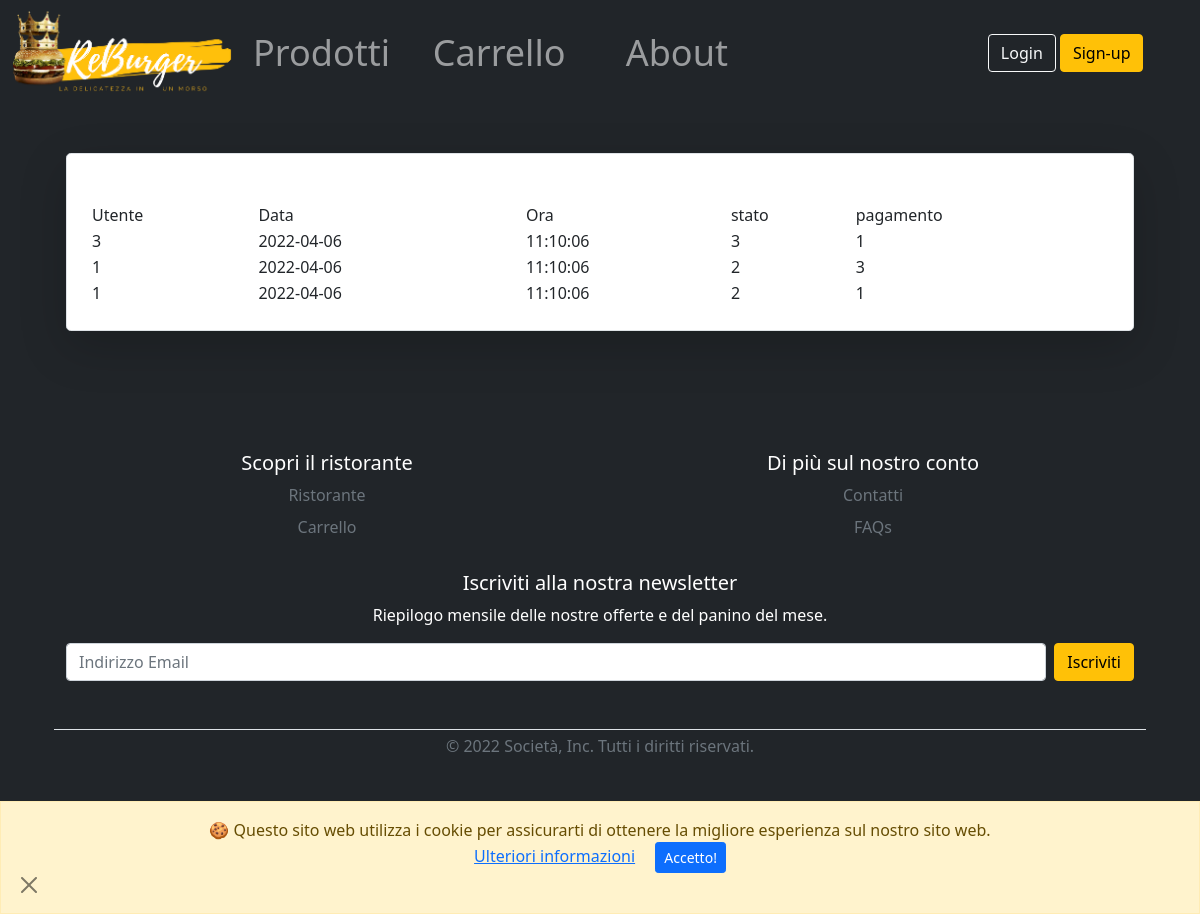
The app's page /ordini.php, older data.
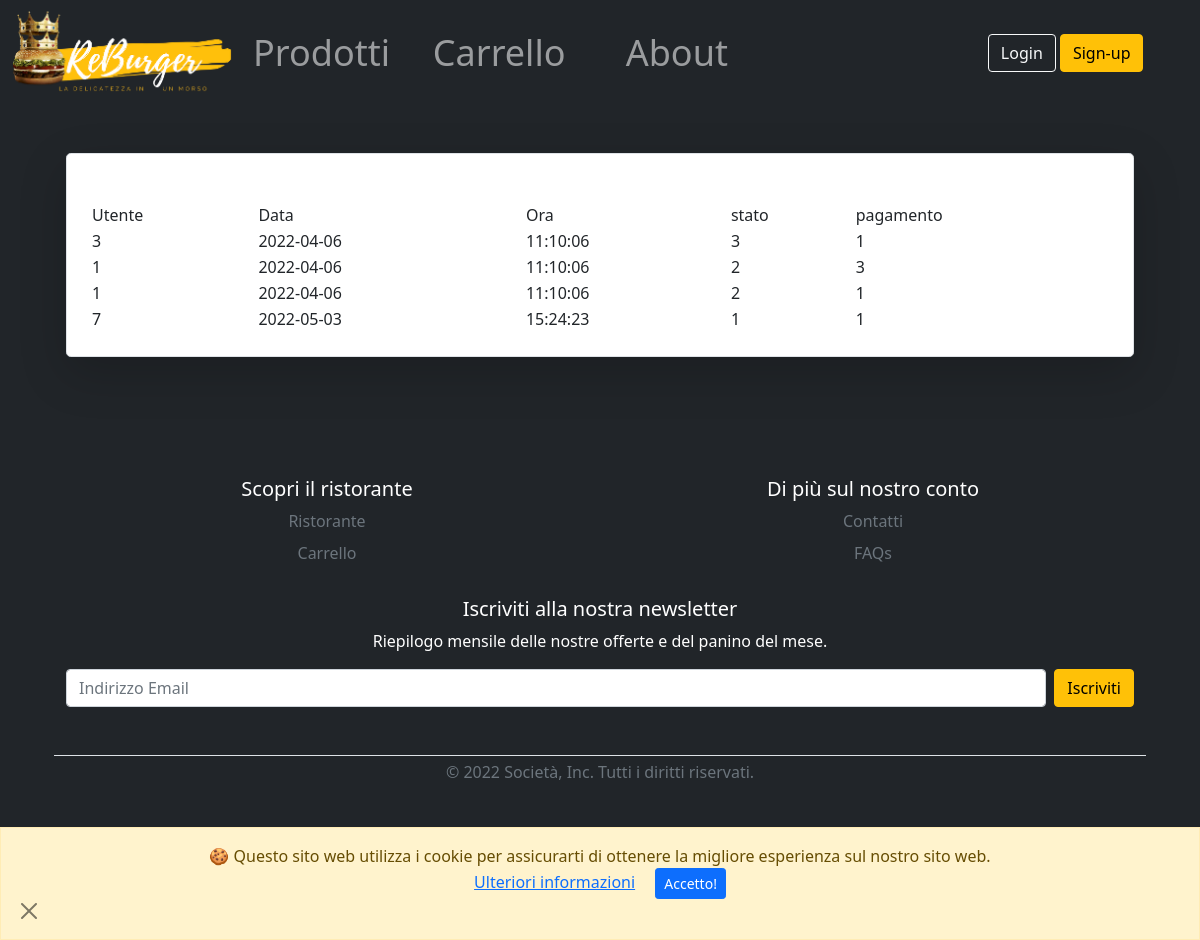
The same page, newer data.
### tables this page shows
CREATE TABLE IF NOT EXISTS `ordine` (
  `idordine` INT NOT NULL AUTO_INCREMENT UNIQUE,
  `cliente` INT NOT NULL,
  `data_ordine` DATE DEFAULT current_timestamp(),
  `ora_ordine` TIME DEFAULT current_timestamp(),
  `stato` INT(1) NULL,  
  `pagamento` INT(1) DEFAULT 1,  
  `descrizione` INT(1) DEFAULT 1,
  PRIMARY KEY (`idordine`));

### ordini.php (called while the page is built)
<?php
require_once 'bootstrap.php';
$templateParams["titolo"] = "ReBurger - Profilo";
$templateParams["nome"] = "ordini-form.php";
$templateParams["ordine"] = $dbh->getOrdini();
require_once 'template/base.php';
?>

### db/dbHelper.php (called while the page is built, shortened)
<?php
class DatabaseHelper{
    private $db;
    public function __construct($servername, $username, $password, $dbname, $port){
        $this->db = new mysqli($servername, $username, $password, $dbname, $port);
    }
    public function getOrdini(){
        $stmt = $this->db->prepare("SELECT * FROM ordine");
        $stmt->execute();
        $result = $stmt->get_result();
        return $result->fetch_all(MYSQLI_ASSOC);
    }
}
?>

### bootstrap.php (called while the page is built, shortened)
<?php
require_once("db/dbHelper.php");
require_once "utilityFunctions.php";
$dbh = new DatabaseHelper("localhost", "root", "", "reburger", 3306);
?>

### utilityFunctions.php (called while the page is built, shortened)
<?php
function createCopyright(){
    $year = date('Y');
    $msg = '&copy; ' . $year;
    return $msg;
}
?>

### template/ordini-form.php (the view)
<div class="container-lg my-5">
  <div class="row mx-4 p-4 pb-auto pe-lg-0 pt-lg-5 align-items-center rounded-3 border shadow-lg bg-white">
    <table>
      <tr><td>Utente</td><td>Data</td><td>Ora</td><td>stato</td><td>pagamento</td></tr>
      <?php foreach ($templateParams["ordine"] as $ordine):?>
        <tr><td><?php echo $ordine["cliente"] ?></td><td><?php echo $ordine["data_ordine"] ?></td><td><?php echo $ordine["ora_ordine"] ?></td><td><?php echo $ordine["stato"] ?></td><td><?php echo $ordine["pagamento"] ?></td></tr>
      <?php endforeach; ?>
    </table>
  </div>
</div>

### template/base.php (shortened to what this page needs)
<!DOCTYPE html>
<html lang="it">
    <head>
            <link href="https://cdn.jsdelivr.net/npm/bootstrap@5.1.3/dist/css/bootstrap.min.css" rel="stylesheet">
            <link rel="stylesheet" href="css/styleSmartphone.css">
            <link rel="stylesheet" href="https://cdn.jsdelivr.net/npm/bootstrap-icons@1.8.1/font/bootstrap-icons.css">
    </head>
<body class="bg-dark">
<?php include 'cookie.php'; ?>
<header class="bg-dark text-white d-block">
<?php include 'header.php'; ?>
</header>
<main>
  <?php
      if(isset($templateParams["nome"])){
          require($templateParams["nome"]);}
  ?>
</main>
<div class="container-md justify-content-center">
<?php include 'footer.php' ?>
</div>
</body>
</html>

### template/cookie.php
<div id="cb-cookie-banner" class=" alert alert-warning fade show  text-center mb-0" role="alert" >
          🍪  Questo sito web utilizza i cookie per assicurarti di ottenere la migliore esperienza sul nostro sito web. <br>
          <a href="https://www.garanteprivacy.it/faq/cookie" target="blank">Ulteriori informazioni</a>
          <button type="button" class="btn btn-primary btn-sm ms-3" onclick="window.cb_hideCookieBanner()"> Accetto! </button>
         <div class=" d-flex justify-content-start">
            <button type="button" class="btn-close" data-bs-dismiss="alert"  aria-label="Close"></button>
         </div>
</div>

### template/header.php (shortened to what this page needs)
<nav class="navbar navbar-expand-sm bg-dark navbar-dark">
  <div class="col-12 container-fluid justify-content-sm-center">
    <img class="col justify-content-lg-start overflow-hidden" src="img/Logo2.png" alt="ReBurger Logo" onclick='window.location="index.php"'/>
    <?php if(isset($_SESSION["username"]) && $_SESSION["username"]=="propriolui"){ ?>
      <div class="container-mb col-5 collapse navbar-collapse" id="collapsibleNavbar">
      <ul class="col-12 navbar-nav text-center" style="font-size:3vw;">
          <li class="nav-item col-sm-3 ">
            <a class="nav-link" href="nuovoProdotto.php">Prodotti</a>
          </li>
          <li class="nav-item col-sm-3">
            <a class="nav-link" href="contatti.php">About</a>
          </li>
          <li class="nav-item col-sm-3">
            <a class="nav-link" href="ordini.php">Ordini</a>
          </li>
          <li class="nav-item col-sm-3">
            <a class="nav-link" href="login.php"><?php echo $_SESSION["username"] ?></a>
          </li>
        </ul>
        </div>
        <div class="container text-lg-center text-sm-end col  d-none d-md-block">
              <button type="button" class="btn btn-outline-light" onclick='window.location="index.php?logout=1"'>LOGOUT</button>
            </div>
      </div>
  <?php    }else { ?>
    <div class="container-mb col-5 collapse navbar-collapse" id="collapsibleNavbar">
    <ul class="col-12 navbar-nav text-center" style="font-size:3vw;">
        <li class="nav-item col-sm-3 ">
          <a class="nav-link" href="menu.php">Prodotti</a>
        </li>
        <li class="nav-item col-sm-3">
          <a class="nav-link" href="carrello.php">Carrello</a>
        </li>
        <li class="nav-item col-sm-3">
          <a class="nav-link" href="contatti.php">About</a>
        </li>
      </ul>
    </div>
    <div class="container text-lg-center text-sm-end col  d-none d-md-block">
          <button type="button" class="btn btn-outline-light" onclick='window.location="login.php"'>Login</button>
          <button type="button" class="btn btn-warning my-2" onclick='window.location="signup.php"'>Sign-up</button>
    </div>
  </div>
<?php     } ?>
</nav>

### template/footer.php (shortened to what this page needs)
<?php
require_once 'utilityFunctions.php';
$colFooter = [1 => "Scopri il ristorante", 2 => "Di più sul nostro conto" ];
$footerLink = [
  ["Ristorante","Contatti"],
  ["Carrello", "FAQs"]];
$links=["menu.php","carrello.php","contatti.php","faqs.php"];
$i=0;
?>
<footer class="py-5 m-4 text-center text-white">
  <div class="row">
    <?php foreach($colFooter as $num => $titolo):?>
      <div class="col-6">
            <h5><?php echo $titolo?></h5>
            <ul class="nav flex-column">
              <?php foreach ($footerLink as list($group1,$group2)) :?>
                <li class="nav-item mb-2"><a href="<?php echo $links[$i] ?>" class="nav-link p-0 text-muted"> <?php if($num <2) {
                  echo $group1;
                 }else {
                    echo $group2;
                  }
                    $i= $i+1;?></a></li>
                <?php endforeach ; ?>
             </ul>
          </div>
        <?php endforeach ;?>
          <div class="col-12 py-4">
            <form class="justify-content-center">
              <h5>Iscriviti alla nostra newsletter</h5>
              <p>Riepilogo mensile delle nostre offerte e del panino del mese.</p>
              <div class="d-flex w-100 gap-2">
                <input id="newsletter1" type="text" class="form-control" placeholder="Indirizzo Email ">
                <button class="btn btn-warning" type="button">Iscriviti</button>
              </div>
            </form>
          </div>
        <div class="col-12 d-block py-1 my-4 border-top">
          <p class="text-center text-muted"><?php echo createCopyright()?> Società, Inc. Tutti i diritti riservati.</p>
    </div>
        <div class="d-flex justify-content-center px-2 ">
          <ul class="list-unstyled d-flex text-white">
              <?php $social = [ "Meta" => '"bi bi-meta"', "Instagram" =>'"bi bi-instagram"', "Twitter" => '"bi bi-twitter"'];
              foreach($social as $nomeSocial => $icona): ?>
            <li class="ms-3"><a class="link-warning" href="#" id=<?php echo $nomeSocial?>><i class=<?php echo $icona?>></i></a></li>
            <?php endforeach; ?>
          </ul>
    </div>
  </footer>

### css/styleSmartphone.css (style rules this page uses)
body> header img { height: 100%; width: 100%; }
header { display: none; }
footer, footer.py-5>div.row { display:inline-flex; }
#cb-cookie-banner { position:fixed; bottom: 0; left: 0; width: 100%; z-index: 999; border-radius: 0; }

Row changes from the older to the newer data that the page shows:
added ordine: cliente "7", data_ordine "2022-05-03", ora_ordine "15:24:23", stato "1", pagamento "1"
